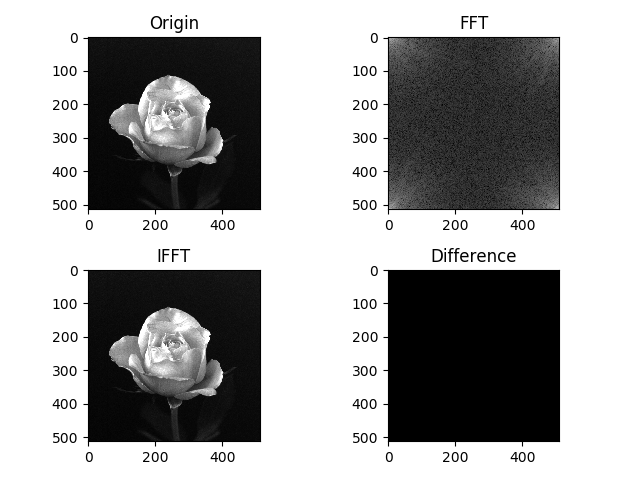

Reproduce this figure in Python.
"""
@leofansq
https://github.com/leofansq
"""
import cv2
import numpy as np
import matplotlib.pyplot as plt

from dft2D import dft2D
from idft2D import idft2D

def main(filepath):
    """
    Main function for problem 3.
    """
    # Read the image
    img = cv2.imread(filepath, 0)
    img = img/255.

    # 2D FFT
    img_fft = dft2D(img)

    # 2D IFFT 
    img_ifft = idft2D(img_fft)

    # Cal difference
    img_diff = img - img_ifft

    # Plot the result
    plt.subplot(221).set_title("Origin")
    plt.imshow(img, cmap='gray')

    plt.subplot(222).set_title("FFT")
    plt.imshow(np.log(np.abs(img_fft)+1), cmap='gray')

    plt.subplot(223).set_title("IFFT")
    plt.imshow(img_ifft, cmap='gray')

    plt.subplot(224).set_title("Difference")
    plt.imshow(np.round(img_diff), cmap='gray')

    plt.tight_layout()
    plt.savefig("problem3.png")

if __name__ == "__main__":
    main("rose512.tif")
